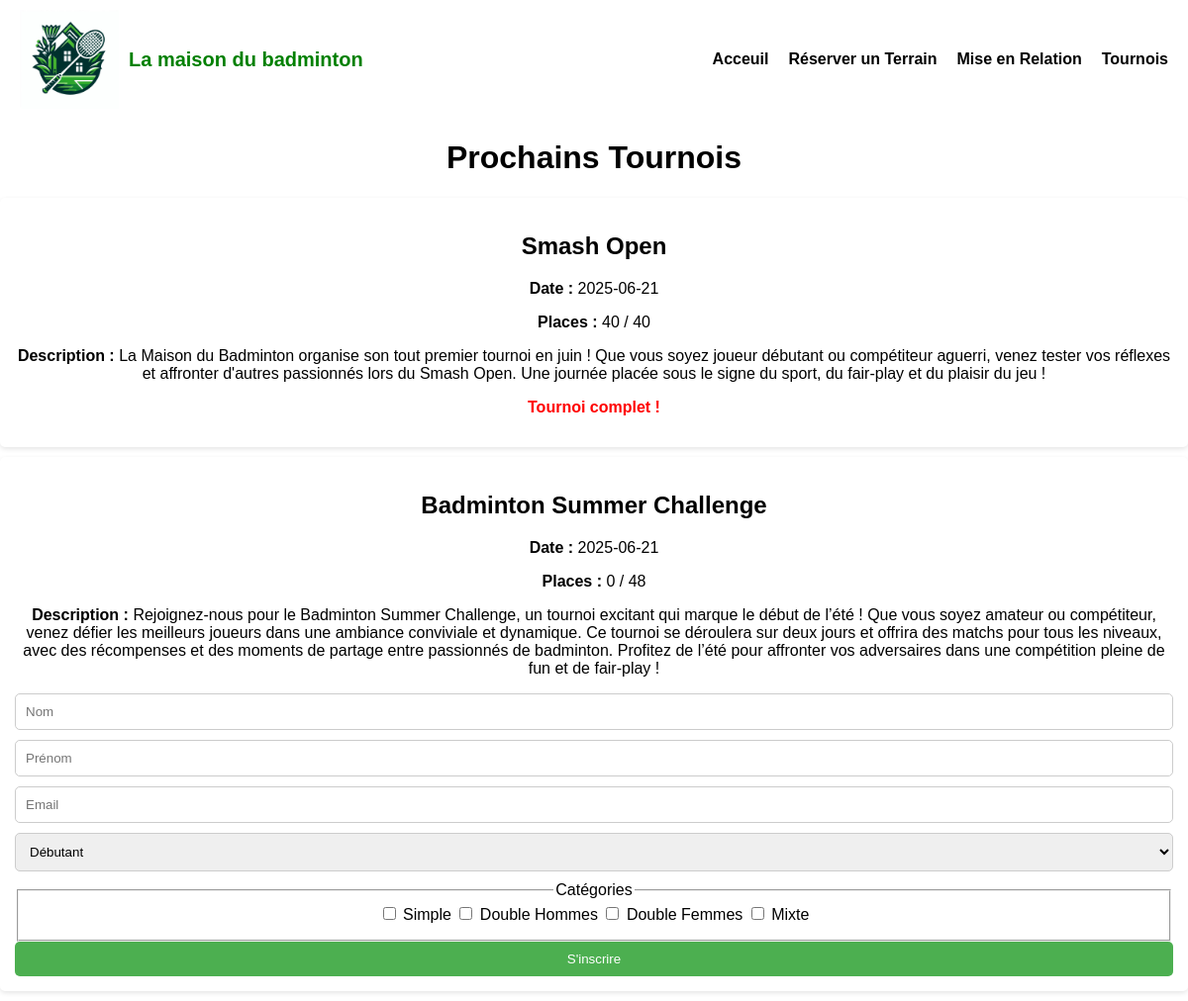
Page /tournois.php on the committed database.
### tables this page shows
CREATE TABLE IF NOT EXISTS `tournois` (
  `id` int NOT NULL AUTO_INCREMENT,
  `nom_tournoi` varchar(100) NOT NULL,
  `date_tournoi` date NOT NULL,
  `inscrits` text,
  `description` text,
  `image` varchar(255) DEFAULT NULL,
  `places_max` int NOT NULL DEFAULT '20',
  PRIMARY KEY (`id`)
);

### tournois.php (the view, shortened to what this page needs)
<?php
require "config.php";
$stmt = $pdo->query("SELECT * FROM tournois WHERE date_tournoi >= CURDATE() ORDER BY date_tournoi ASC");
$tournois = $stmt->fetchAll(PDO::FETCH_ASSOC);
?>
<!DOCTYPE html>
<html lang="fr">
<head>
    <link rel="stylesheet" href="styles.css">
</head>
<body>
<header>
    <div class="logo">
        <img src="images/logo.png" alt="Logo de la maison du badminton">
        <h1>La maison du badminton</h1>
    </div>
    <nav>
        <ul>
            <li><a href="index.php">Acceuil</a></li>
            <li><a href="reservation.php">Réserver un Terrain</a></li>
            <li><a href="mise-en-relation.php">Mise en Relation</a></li>
            <li><a href="tournois.php">Tournois</a></li>
        </ul>
    </nav>
</header>
<main>
    <h1>Prochains Tournois</h1>
    <?php if (!empty($tournois)) : ?>
        <?php foreach ($tournois as $tournoi) : ?>
            <?php
                $inscriptions = !empty($tournoi['inscrits']) ? json_decode($tournoi['inscrits'], true) : [];
                $placesPrises = count($inscriptions);
                $complet = $placesPrises >= $tournoi['places_max'];
            ?>
            <section class="tournoi">
                <h2><?= htmlspecialchars($tournoi['nom_tournoi']) ?></h2>
                <p><strong>Date :</strong> <?= htmlspecialchars($tournoi['date_tournoi']) ?></p>
                <p><strong>Places :</strong> <?= $placesPrises ?> / <?= $tournoi['places_max'] ?></p>
                <?php if (!empty($tournoi['description'])) : ?>
                    <p><strong>Description :</strong> <?= nl2br(htmlspecialchars($tournoi['description'])) ?></p>
                <?php endif; ?>
                <?php if ($complet) : ?>
                    <p class="complet">Tournoi complet !</p>
                <?php else : ?>
                    <form method="POST">
                        <input type="text" name="nom" placeholder="Nom" required>
                        <input type="text" name="prenom" placeholder="Prénom" required>
                        <input type="email" name="email" placeholder="Email" required>
                        <select name="niveau" required>
                            <option value="débutant">Débutant</option>
                        </select>
                        <fieldset>
                            <legend>Catégories</legend>
                            <label><input type="checkbox" name="categories[]" value="Simple"> Simple</label>
                            <label><input type="checkbox" name="categories[]" value="Double Hommes"> Double Hommes</label>
                            <label><input type="checkbox" name="categories[]" value="Double Femmes"> Double Femmes</label>
                            <label><input type="checkbox" name="categories[]" value="Mixte"> Mixte</label>
                        </fieldset>
                        <button type="submit">S'inscrire</button>
                    </form>
                <?php endif; ?>
            </section>
        <?php endforeach; ?>
    <?php else : ?>
        <p>Aucun tournoi à venir.</p>
    <?php endif; ?>
</main>
</body>
</html>

### styles.css (style rules this page uses)
body { font-family: Arial, sans-serif; margin: 0; padding: 0; text-align: center; }
header { display: flex; justify-content: space-between; align-items: center; background-color: white; padding: 10px 20px; width: 100%; box-sizing: border-box; }
.logo { display: flex; align-items: center; }
.logo img { width: 100px; height: auto; margin-right: 10px; }
.logo h1 { color: green; font-size: 20px; margin: 0; }
nav { flex-shrink: 0; }
nav ul { list-style: none; display: flex; gap: 20px; margin: 0; padding: 0; }
nav a { text-decoration: none; color: black; font-weight: bold; }
section { background: white; padding: 15px; margin: 10px 0; border-radius: 5px; box-shadow: 0 2px 5px rgba(0,0,0,0.1); }
form { display: flex; flex-direction: column; }
form label { margin: 10px 0 5px; }
form input, form select { padding: 10px; margin-bottom: 10px; border: 1px solid #ccc; border-radius: 5px; }
button { background: #4CAF50; color: white; border: none; padding: 10px; cursor: pointer; border-radius: 5px; }

### tournois.php (style rules this page uses)
.complet { color: red; font-weight: bold; }

### rows in the picture
tournois: nom_tournoi "Smash Open", date_tournoi "2025-06-21", placesPrises "40", places_max "40", description "La Maison du Badminton organise son tout premier tournoi en juin ! Que vous soyez joueur débutant ou compétiteur aguerri, venez tester vos réflexes et affronter d'autres passionnés lors du Smash Open. Une journée placée sous le signe du sport, du fair-play et du plaisir du jeu !", shows "Tournoi complet !"
tournois: nom_tournoi "Badminton Summer Challenge", date_tournoi "2025-06-21", inscrits "0", places_max "48", description "Rejoignez-nous pour le Badminton Summer Challenge, un tournoi excitant qui marque le début de l’été ! Que vous soyez amateur ou compétiteur, venez défier les meilleurs joueurs dans une ambiance conviviale et dynamique. Ce tournoi se déroulera sur deux jours et offrira des matchs pour tous les niveaux, avec des récompenses et des moments de partage entre passionnés de badminton. Profitez de l’été pour affronter vos adversaires dans une compétition pleine de fun et de fair-play !"
